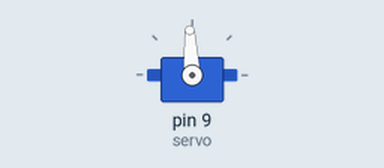
Simulated run of this sketch. Board: Arduino Uno, built with avr-gcc and run on an emulated ATmega328P. Shown: servo.

Above: at 4.05 s.
At 5.25 s:
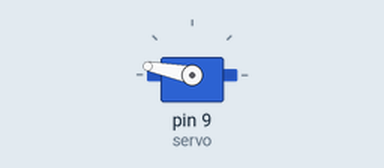
At 6.45 s:
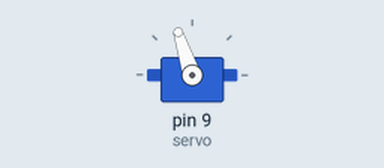
At 10.1 s:
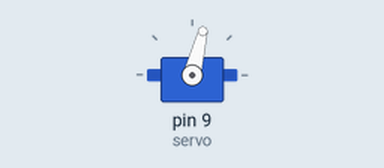
Timing chart, 0 to 13.4 s (numbered marks = the images above):
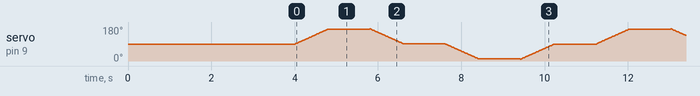

The sketch:

rotation_progressive.ino
```cpp
/* Rotazione

   Rotazione di un servomotore tramite la librerio Servo.h .

L'utilizzo della libreria Servo rende inutilizzabile analogWrite()
sui pin 9 e 10 dato che utilizza i timer associati a questi PIN.

Power: un servo da 9g puo' arrivare ad impegnare 750mA sotto carico
(se viene opposta resistenza al movimento del servo), un  SG90 prende
~52mA se il movimento e' libero. Quindi in fase di test il servo puo'
essere alimentato direttamente da una scheda Arduino (200ma dal PIN 5v)
ma per l'uso finale dovra' essere alimentato autonomamente.


Rotazione a SX di 90'
Rotazione a DC di 90'
Ritorno al centro

Schema: https://www.arduino.cc/en/uploads/Tutorial/sweep_bb.png
        http://microbotlabs.com/images/mearm-uno-servo-1.jpg
   */

#include <Servo.h>

Servo myservo;  // create servo object to control a servo
                // a maximum of eight servo objects can be created

// Servo vars
int pos = 0;    // variable to store the servo position
const byte servo =9 ;   // Servo PIN
const byte middle = 90; // Centratura servo
const int pausa = 10; // Smooth movimento
const byte sx = 10;  // Min SX
const byte dx = 170; // Maz DX

void setup()
{
  myservo.attach(servo);  // attaches the servo on pin 9 to the servo object
    myservo.write(middle);
    delay(4000); // Nel caso ci sia da posizionare il sensore sul servo
}


void loop()
{
  pos = 90 ;
// Turn DX
while (pos < dx) {
    myservo.write(pos++);
    delay(pausa);
}

delay(1000);

// Middle
while (pos > middle) {
      myservo.write(pos--);
    delay(pausa);
}
while (pos < middle) {
      myservo.write(pos++);
    delay(pausa);
}
    delay(1000);

// Turn SX
while (pos > sx) {
    myservo.write(pos--);
    delay(pausa);
}

delay(1000);

// Middle
while (pos > middle) {
      myservo.write(pos--);
    delay(pausa);
}
while (pos < middle) {
      myservo.write(pos++);
    delay(pausa);
}
    delay(1000);
}
```
